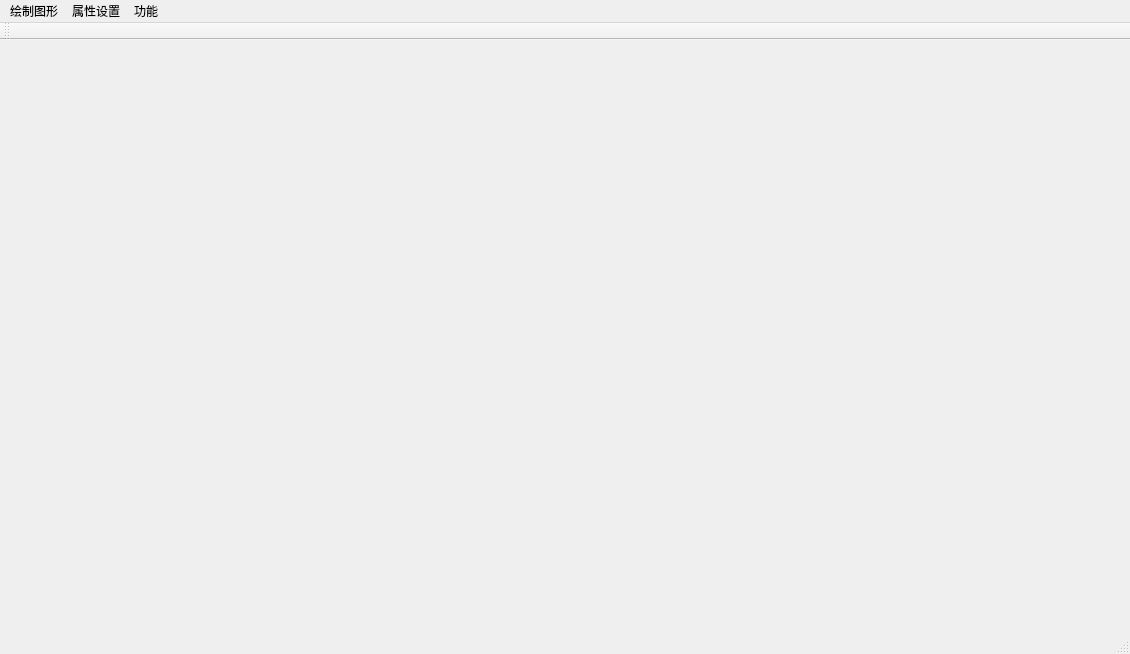
<?xml version="1.0" encoding="UTF-8"?>
<ui version="4.0">
 <class>MainWindow</class>
 <widget class="QMainWindow" name="MainWindow">
  <property name="geometry">
   <rect>
    <x>0</x>
    <y>0</y>
    <width>1130</width>
    <height>654</height>
   </rect>
  </property>
  <property name="windowTitle">
   <string>MainWindow</string>
  </property>
  <widget class="QWidget" name="centralwidget">
   <widget class="QWidget" name="widget" native="true">
    <property name="geometry">
     <rect>
      <x>0</x>
      <y>0</y>
      <width>1131</width>
      <height>621</height>
     </rect>
    </property>
   </widget>
  </widget>
  <widget class="QMenuBar" name="menubar">
   <property name="geometry">
    <rect>
     <x>0</x>
     <y>0</y>
     <width>1130</width>
     <height>26</height>
    </rect>
   </property>
   <widget class="QMenu" name="menu">
    <property name="title">
     <string>绘制图形</string>
    </property>
    <addaction name="actionPoint"/>
    <addaction name="actionLine"/>
    <addaction name="actionPolygon"/>
    <addaction name="actionRectangle"/>
    <addaction name="actionCircle"/>
    <addaction name="actionSector"/>
    <addaction name="actionText"/>
    <addaction name="actionPicture"/>
   </widget>
   <widget class="QMenu" name="menu_4">
    <property name="title">
     <string>属性设置</string>
    </property>
    <addaction name="actionColor"/>
    <addaction name="actionStyle"/>
   </widget>
   <widget class="QMenu" name="menu_5">
    <property name="geometry">
     <rect>
      <x>489</x>
      <y>116</y>
      <width>132</width>
      <height>190</height>
     </rect>
    </property>
    <property name="title">
     <string>功能</string>
    </property>
    <addaction name="actionClear_All"/>
    <addaction name="actionUndo"/>
    <addaction name="actionDecide_it"/>
    <addaction name="actionTranslation_2"/>
    <addaction name="actionZoom_2"/>
    <addaction name="actionDelete_2"/>
   </widget>
   <addaction name="menu"/>
   <addaction name="menu_4"/>
   <addaction name="menu_5"/>
  </widget>
  <widget class="QStatusBar" name="statusbar"/>
  <widget class="QToolBar" name="toolBar">
   <property name="windowTitle">
    <string>toolBar</string>
   </property>
   <attribute name="toolBarArea">
    <enum>TopToolBarArea</enum>
   </attribute>
   <attribute name="toolBarBreak">
    <bool>false</bool>
   </attribute>
  </widget>
  <action name="actionPoint">
   <property name="text">
    <string>Point</string>
   </property>
  </action>
  <action name="actionLine">
   <property name="text">
    <string>Line</string>
   </property>
  </action>
  <action name="actionPolygon">
   <property name="text">
    <string>Polygon</string>
   </property>
  </action>
  <action name="actionRectangle">
   <property name="text">
    <string>Rectangle</string>
   </property>
  </action>
  <action name="actionCircle">
   <property name="text">
    <string>Circle</string>
   </property>
  </action>
  <action name="actionSector">
   <property name="text">
    <string>Sector</string>
   </property>
  </action>
  <action name="actionText">
   <property name="text">
    <string>Text</string>
   </property>
  </action>
  <action name="actionPicture">
   <property name="text">
    <string>Picture</string>
   </property>
  </action>
  <action name="actionDelete">
   <property name="text">
    <string>Delete</string>
   </property>
  </action>
  <action name="actionTranslation">
   <property name="text">
    <string>Translation</string>
   </property>
  </action>
  <action name="actionZoom">
   <property name="text">
    <string>Zoom</string>
   </property>
  </action>
  <action name="actionColor">
   <property name="text">
    <string>Color</string>
   </property>
  </action>
  <action name="actionStyle">
   <property name="text">
    <string>Style</string>
   </property>
  </action>
  <action name="actionClear_All">
   <property name="text">
    <string>Clear All</string>
   </property>
  </action>
  <action name="actionUndo">
   <property name="text">
    <string>Undo</string>
   </property>
  </action>
  <action name="actionDecide_it">
   <property name="text">
    <string>Decide it</string>
   </property>
  </action>
  <action name="actionTranslation_2">
   <property name="text">
    <string>jietu</string>
   </property>
  </action>
  <action name="actionZoom_2">
   <property name="text">
    <string>Zoom</string>
   </property>
  </action>
  <action name="actionDelete_2">
   <property name="text">
    <string>Delete</string>
   </property>
  </action>
 </widget>
 <resources/>
 <connections/>
</ui>
